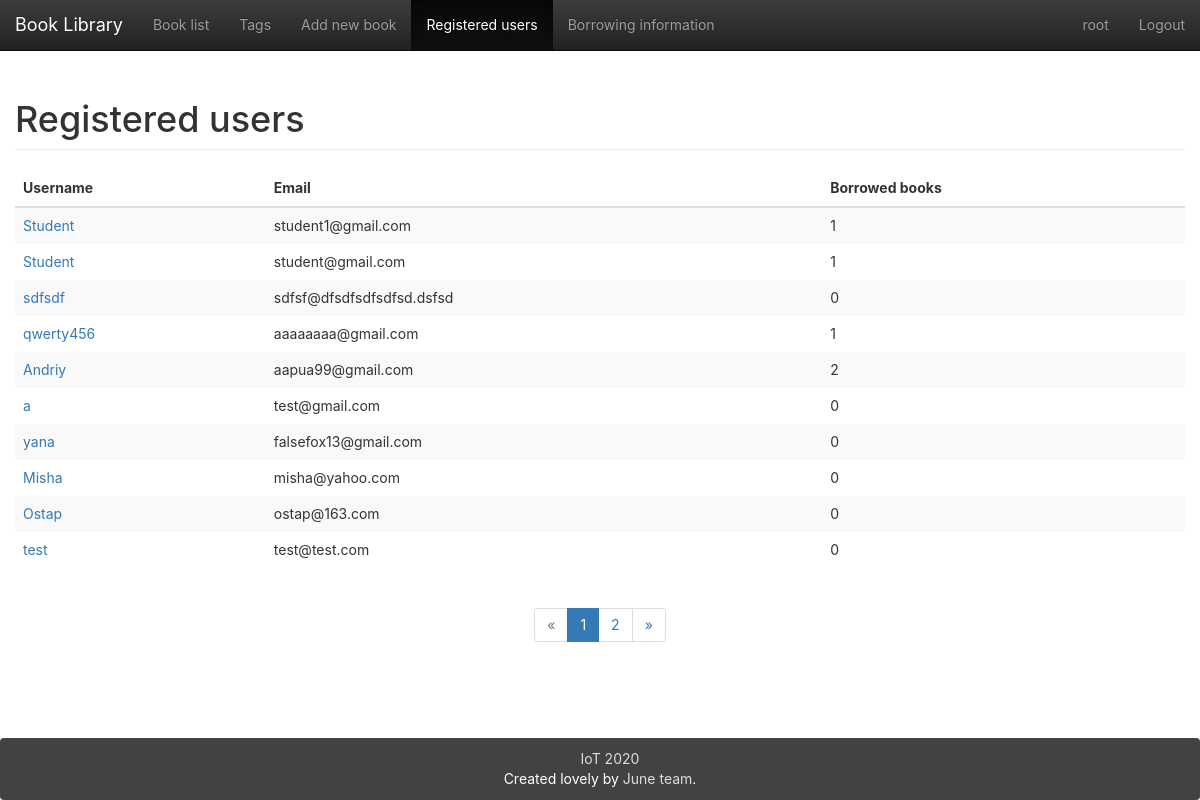
Page /users/ (signed in) on the earlier database version.
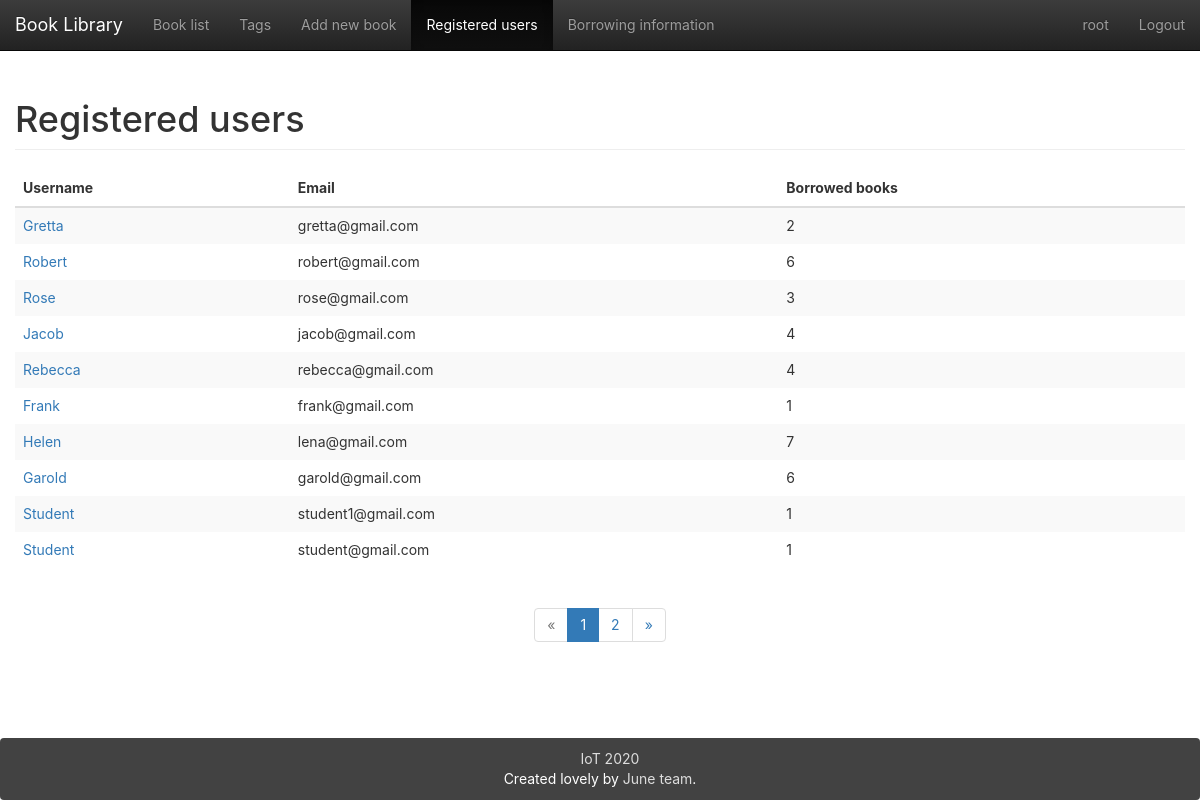
Same page on the later database version.
### app/models.py (models this page shows, shortened)
class User(UserMixin, db.Model):
    __tablename__ = 'users'
    id = db.Column(db.Integer, primary_key=True)
    email = db.Column(db.String(64), unique=True)
    name = db.Column(db.String(64))
    password_hash = db.deferred(db.Column(db.String(128)))
    major = db.Column(db.String(128))
    role_id = db.Column(db.Integer, db.ForeignKey('roles.id'))
    headline = db.Column(db.String(32), nullable=True)
    about_me = db.deferred(db.Column(db.Text, nullable=True))
    about_me_html = db.deferred(db.Column(db.Text, nullable=True))
    avatar = db.Column(db.String(128))
    category = db.Column(db.Integer)
    member_since = db.Column(db.DateTime(), default=datetime.utcnow)
    balance = db.Column(db.Float())
    transactions = db.relationship('Transaction',
                           backref=db.backref('user', lazy='joined'),
                           lazy='dynamic',
                           cascade='all, delete-orphan')
    @property
    def password(self):
        raise AttributeError('password is not readable attribute')
    def can(self, permissions):
        return self.role is not None and \
               (self.role.permissions & permissions) == permissions
    logs = db.relationship('Log',
                           backref=db.backref('user', lazy='joined'),
                           lazy='dynamic',
                           cascade='all, delete-orphan')
    comments = db.relationship('Comment',
                               backref=db.backref('user', lazy='joined'),
                               lazy='dynamic',
                               cascade='all, delete-orphan')

### app/main/user/views.py (the view)
@user.route('/')
@login_required
def index():
    page = request.args.get('page', 1, type=int)
    pagination = User.query.order_by(User.id.desc()).paginate(page, per_page=10)
    users = pagination.items
    return render_template("user.html", users=users, pagination=pagination, title=u"Registered users")

### app/main/__init__.py (called while the page is built)
@lm.user_loader
def load_user(id):
    return User.query.get(int(id))

### app/main/index/views.py (called while the page is built)
@main.app_context_processor
def inject_permissions():
    return dict(Permission=Permission)

### app/main/user/templates/user.html
{% extends "base.html" %}
{% from "bootstrap/pagination.html" import render_pagination %}
{% block mycontent %}
    <table class="table table-striped table-hover">
        <h1 class="page-header">{{ title }}</h1>
        <thead>
        <tr>
            <th>Username</th>
            <th>Email</th>
            <th>Borrowed books</th>
        </tr>
        </thead>
        <tbody>
        {% for user in users %}
            <tr class="animated fadeIn delay-{{ loop.index0 }}">
                <td><a href="{{ url_for('user.detail',user_id=user.id) }}">{{ user.name }}</a></td>
                <td>{{ user.email }}</td>
                <td>{{ user.logs.count() }}</td>
            </tr>
        {% endfor %}
        </tbody>
    </table>
    {% if pagination and pagination.pages > 1 %}
        <div class="container-fluid text-center">
            {{ render_pagination(pagination) }}
        </div>
    {% endif %}
{% endblock %}

### app/templates/base.html (shortened to what this page needs)
{%- extends "bootstrap/base.html" -%}
{%- from 'bootstrap/utils.html' import flashed_messages,icon -%}
{%- block styles -%}
    <link href="{{ url_for('static',filename='css/bootstrap.min.css') }}" rel="stylesheet">
    <link href="{{ url_for('static',filename='css/bootstrap-theme.min.css') }}" rel="stylesheet">
    <link href="{{ url_for('static',filename='css/main.css') }}" rel="stylesheet">
{%- endblock -%}
{%- block body_attribs %} class="Site"{%- endblock -%}
{%- block navbar -%}
    <nav class="navbar  navbar-inverse navbar-fixed-top">
        <div class="container-fluid">
            <div class="navbar-header">
                <a class="navbar-brand" href="{{ url_for('main.index') }}">Book Library</a>
            </div>
            <div class="collapse navbar-collapse" id="bs-example-navbar-collapse-1">
                <ul class="nav navbar-nav">
                    <li {%- if request.path == url_for('book.index') %} class="active"{%- endif -%} ><a
                            href="{{ url_for('book.index') }}">Book list</a></li>
                    {%- if current_user.is_authenticated -%}
                        <li {%- if request.path == url_for('book.tags') %} class="active"{%- endif -%} ><a
                                href="{{ url_for('book.tags') }}">Tags</a></li>
                        {%- if current_user.can(Permission.ADD_BOOK) -%}
                            <li {%- if request.path == url_for('book.add') %} class="active"{%- endif -%} ><a
                                    href="{{ url_for('book.add') }}">Add new book</a></li>
                        {%- endif -%}
                        <li {%- if request.path == url_for('user.index') %} class="active"{%- endif -%} ><a
                                href="{{ url_for('user.index') }}">Registered users</a></li>
                        <li {%- if request.path == url_for('log.index') %} class="active"{%- endif -%} ><a
                                href="{{ url_for('log.index') }}">Borrowing information</a></li>
                    {%- endif -%}
                </ul>
                <ul class="nav navbar-nav navbar-right">
                    {%- if current_user.is_authenticated -%}
                        <li  >
                            <a href="{{ url_for('user.detail',user_id=current_user.id) }}">{{ current_user.name }}</a>
                        </li>
                        <li><a href="{{ url_for('auth.logout') }}">Logout</a></li>
                    {%- else -%}
                        <li><a href="{{ url_for('auth.login') }}">Login</a></li>
                    {%- endif -%}
                </ul>
            </div>
        </div>
    </nav>
{%- endblock -%}
{%- block content -%}
    <main class="container-fluid Site-content">
        {%- block mycontent -%}{%- endblock -%}
    </main>
    <footer class="panel panel-inverse">
        <div id="site-footer-content">
            <div><a href="https://github.com/falsefox13/Library" target="_blank"><span
                    class="icon icon--github"><svg
                    viewBox="0 0 16 16">
                </svg></span><span class="username"> IoT 2020 </span></a></div>
            <span class="line-wrap">Created lovely by <a href="https://github.com/falsefox13/Library">June team</a>.</span>
        </div>
    </footer>
{%- endblock -%}

Differences in the rows shown:
no longer on this page (row unchanged): User: name "sdfsdf", email "sdfsf@dfsdfsdfsdfsd.dsfsd", logs.count "0"
no longer on this page (row unchanged): User: name "qwerty456", email "aaaaaaaa@gmail.com", logs.count "1"
no longer on this page (row unchanged): User: name "Andriy", email "aapua99@gmail.com", logs.count "2"
no longer on this page (row unchanged): User: name "a", email "test@gmail.com", logs.count "0"
no longer on this page (row unchanged): User: name "yana", email "falsefox13@gmail.com", logs.count "0"
no longer on this page (row unchanged): User: name "Misha", email "misha@yahoo.com", logs.count "0"
no longer on this page (row unchanged): User: name "Ostap", email "ostap@163.com", logs.count "0"
no longer on this page (row unchanged): User: name "test", email "test@test.com", logs.count "0"
added User: name "Gretta", email "gretta@gmail.com", logs.count "2"
added User: name "Robert", email "robert@gmail.com", logs.count "6"
added User: name "Rose", email "rose@gmail.com", logs.count "3"
added User: name "Jacob", email "jacob@gmail.com", logs.count "4"
added User: name "Rebecca", email "rebecca@gmail.com", logs.count "4"
added User: name "Frank", email "frank@gmail.com", logs.count "1"
added User: name "Helen", email "lena@gmail.com", logs.count "7"
added User: name "Garold", email "garold@gmail.com", logs.count "6"
